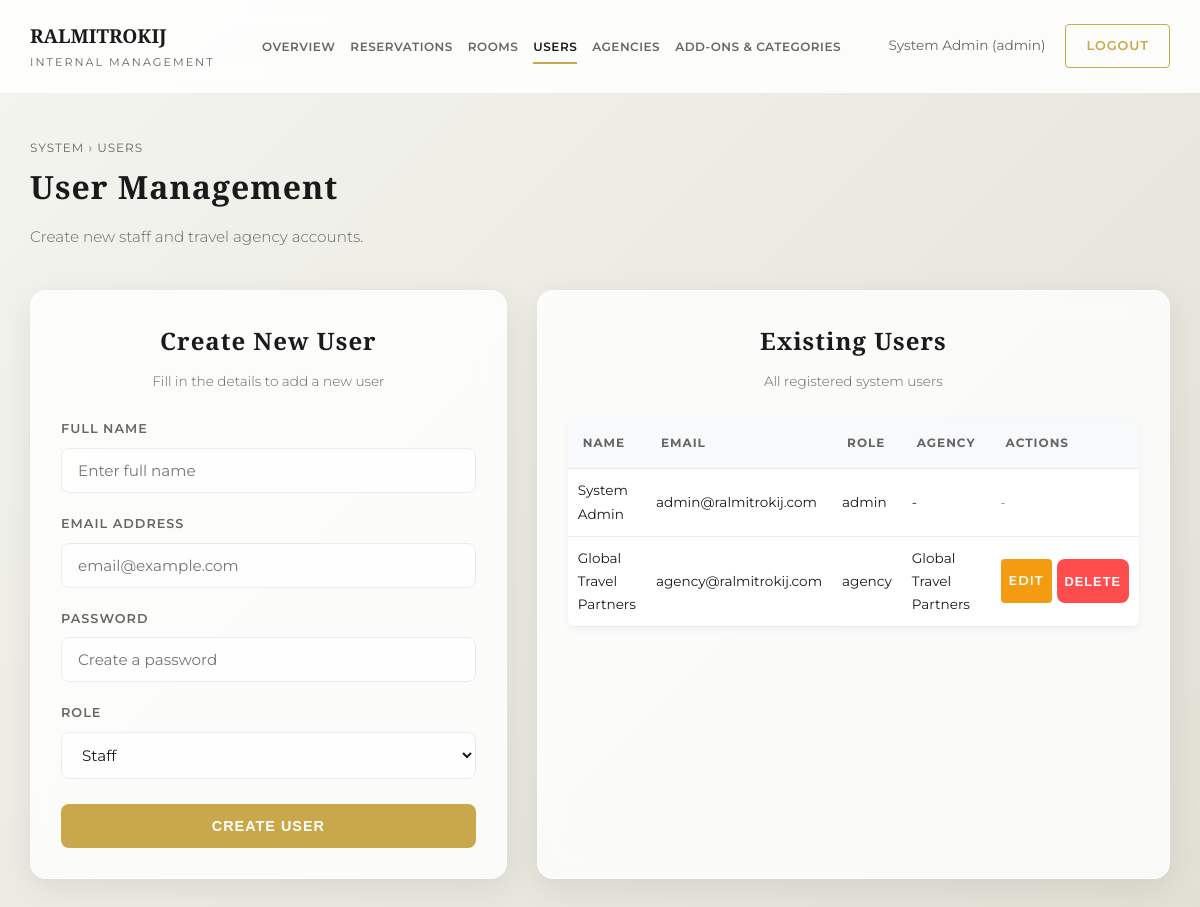
The app's page /admin/dashboard.php?tab=users (signed in) with its own data.
### tables this page shows
CREATE TABLE IF NOT EXISTS users (
    id INT AUTO_INCREMENT PRIMARY KEY,
    email VARCHAR(255) NOT NULL UNIQUE,
    password VARCHAR(255) NOT NULL,
    role ENUM('admin', 'staff', 'agency') NOT NULL,
    full_name VARCHAR(255) DEFAULT NULL,
    created_at TIMESTAMP DEFAULT CURRENT_TIMESTAMP
);

CREATE TABLE IF NOT EXISTS travel_agencies (
    id INT AUTO_INCREMENT PRIMARY KEY,
    user_id INT NOT NULL,
    agency_name VARCHAR(255) NOT NULL,
    commission_rate DECIMAL(5, 2) DEFAULT 10.00,  
    FOREIGN KEY (user_id) REFERENCES users(id) ON DELETE CASCADE
);

### admin/dashboard.php (the view, shortened to what this page needs)
<?php
require_once '../includes/db_connect.php';
$current_tab = isset($_GET['tab']) ? $_GET['tab'] : 'overview';
$today = date('Y-m-d');
$current_month = date('Y-m');
    $stmt = $pdo->query("SELECT COUNT(*) AS count FROM reservations");
    $total_reservations = $stmt->fetch()['count'];
    $stmt = $pdo->prepare("SELECT COALESCE(SUM(total_cost), 0) AS total FROM reservations WHERE DATE(created_at) = ?");
    $stmt->execute([$today]);
    $today_revenue = $stmt->fetch()['total'];
    $stmt = $pdo->prepare("SELECT COUNT(*) AS count FROM reservations WHERE DATE(created_at) = ?");
    $stmt->execute([$today]);
    $daily_reservations_count = $stmt->fetch()['count'];
    $stmt = $pdo->prepare("SELECT COUNT(*) AS count FROM reservations WHERE DATE_FORMAT(created_at, '%Y-%m') = ?");
    $stmt->execute([$current_month]);
    $monthly_reservations_count = $stmt->fetch()['count'];
    $room_reservation_counts = [];
    $stmt = $pdo->query("SELECT * FROM rooms ORDER BY id ASC");
    $rooms = $stmt->fetchAll();
?>
<!DOCTYPE html>
<html lang="en">
<head>
    <link rel="stylesheet" href="../assets/css/styles.css?v=<?php echo time(); ?>">
</head>
<body>
    <header class="dashboard-header">
        <div class="header-inner">
            <a href="dashboard.php" class="admin-logo">
                RALMITROKIJ <span>INTERNAL MANAGEMENT</span>
            </a>
            <nav>
                <ul class="nav-menu">
                    <li class="nav-item"><a href="dashboard.php?tab=overview" class="<?php echo $current_tab === 'overview' ? 'active' : ''; ?>">Overview</a></li>
                    <li class="nav-item"><a href="dashboard.php?tab=reservations" class="<?php echo $current_tab === 'reservations' ? 'active' : ''; ?>">Reservations</a></li>
                    <li class="nav-item"><a href="dashboard.php?tab=rooms" class="<?php echo $current_tab === 'rooms' ? 'active' : ''; ?>">Rooms</a></li>
                    <li class="nav-item"><a href="dashboard.php?tab=users" class="<?php echo $current_tab === 'users' ? 'active' : ''; ?>">Users</a></li>
                    <li class="nav-item"><a href="dashboard.php?tab=agencies" class="<?php echo $current_tab === 'agencies' ? 'active' : ''; ?>">Agencies</a></li>
                    <li class="nav-item"><a href="dashboard.php?tab=addons" class="<?php echo $current_tab === 'addons' ? 'active' : ''; ?>">Add-ons & Categories</a></li>
                </ul>
            </nav>
            <div class="header-actions">
                <div class="user-info">
                    <?php echo htmlspecialchars($_SESSION['full_name'] ?? 'Admin'); ?> (<?php echo htmlspecialchars($_SESSION['role'] ?? 'admin'); ?>)
                </div>
                <a href="logout.php" class="logout-btn">LOGOUT</a>
            </div>
        </div>
    </header>
    <main class="dashboard-container">
        <?php if ($current_tab === 'overview'): ?>
            <div class="page-header">
                <span class="breadcrumb">Internal &rsaquo; Dashboard</span>
                <h1 class="page-title">Operational Overview</h1>
                <p class="page-subtitle">Real-time metrics and system health monitoring.</p>
            </div>
            <div class="metrics-grid">
                <div class="metric-card">
                    <div class="metric-label">Daily Reservations</div>
                    <p class="metric-value"><?php echo number_format($daily_reservations_count); ?></p>
                </div>
                <div class="metric-card">
                    <div class="metric-label">Monthly Reservations</div>
                    <p class="metric-value"><?php echo number_format($monthly_reservations_count); ?></p>
                </div>
                <div class="metric-card">
                    <div class="metric-label">Today's Revenue</div>
                    <p class="metric-value">₱<?php echo number_format($today_revenue, 2); ?></p>
                </div>
                <div class="metric-card">
                    <div class="metric-label">Total Reservations</div>
                    <p class="metric-value"><?php echo number_format($total_reservations); ?></p>
                </div>
            </div>
            <div class="grid-2">
                <div class="glassmorphism-card">
                    <div class="section-title">
                        <h3>Reservations by Room Type</h3>
                        <p>Total bookings across all time for each room category</p>
                    </div>
                    <div class="data-table-container">
                        <table class="data-table">
                            <thead>
                                <tr>
                                    <th>Room Name</th>
                                    <th>Category</th>
                                    <th>Total Reservations</th>
                                </tr>
                            </thead>
                            <tbody>
                                <?php
                                    $most_reserved_room = 'None';
                                    $highest_count = -1;
                                    foreach ($rooms as $room):
                                        $count = isset($room_reservation_counts[$room['id']]) ? $room_reservation_counts[$room['id']] : 0;
                                        if ($count > $highest_count) {
                                            $highest_count = $count;
                                            $most_reserved_room = $room['name'];
                                        }
                                ?>
                                    <tr>
                                        <td><strong><?php echo htmlspecialchars($room['name']); ?></strong></td>
                                        <td><?php echo htmlspecialchars($room['category']); ?></td>
                                        <td><span style="font-weight: bold; color: var(--admin-accent);"><?php echo $count; ?></span></td>
                                    </tr>
                                <?php endforeach; ?>
                            </tbody>
                        </table>
                    </div>
                </div>
                <div class="glassmorphism-card" style="display: flex; flex-direction: column; justify-content: center; align-items: center; text-align: center; background: linear-gradient(135deg, var(--admin-primary) 0%, #333 100%); color: white; padding: 40px;">
                    <div class="section-title" style="margin-bottom: 20px;">
                        <span style="color: var(--admin-accent); font-size: 0.8rem; text-transform: uppercase; letter-spacing: 2px;">Most Popular Choice</span>
                        <h3 style="color: white; margin-top: 10px; font-size: 2rem;"><?php echo htmlspecialchars($most_reserved_room); ?></h3>
                        <p style="color: #ccc;">This room type has the highest number of overall reservations.</p>
                    </div>
                    <div style="font-size: 4rem; font-family: 'Playfair Display', serif; color: var(--admin-accent); line-height: 1;">
                        <?php echo $highest_count > 0 ? $highest_count : 0; ?>
                    </div>
                    <div style="font-size: 0.9rem; text-transform: uppercase; letter-spacing: 1px; margin-top: 10px; color: #aaa;">Total Bookings</div>
                </div>
            </div>
        <?php elseif ($current_tab === 'users'): ?>
            <div class="page-header">
                <span class="breadcrumb">System &rsaquo; Users</span>
                <h1 class="page-title">User Management</h1>
                <p class="page-subtitle">Create new staff and travel agency accounts.</p>
            </div>
            <div class="grid-2">
                <div class="glassmorphism-card">
                    <?php
                        $edit_user = null;
                    ?>
                    <div class="section-title">
                        <h3><?php echo $edit_user ? 'Edit User' : 'Create New User'; ?></h3>
                        <p><?php echo $edit_user ? 'Update user details and role' : 'Fill in the details to add a new user'; ?></p>
                    </div>
                    <form method="POST" action="dashboard.php?tab=users">
                        <div class="form-group">
                            <label for="full_name">Full Name</label>
                            <input type="text" id="full_name" name="full_name" required placeholder="Enter full name" value="<?php echo htmlspecialchars($edit_user['full_name'] ?? ''); ?>">
                        </div>
                        <?php if (!$edit_user): ?>
                            <div class="form-group">
                                <label for="email">Email Address</label>
                                <input type="email" id="email" name="email" required placeholder="email@example.com">
                            </div>
                        <?php endif; ?>
                        <div class="form-group">
                            <label for="password"><?php echo $edit_user ? 'New Password (leave blank to keep current)' : 'Password'; ?></label>
                            <input type="password" id="password" name="password" <?php echo $edit_user ? '' : 'required'; ?> placeholder="<?php echo $edit_user ? 'Enter new password' : 'Create a password'; ?>">
                        </div>
                        <div class="form-group" id="role-group">
                            <label for="role">Role</label>
                            <select id="role" name="role" required>
                                <option value="staff" <?php echo ($edit_user && $edit_user['role'] === 'staff') ? 'selected' : ''; ?>>Staff</option>
                            </select>
                        </div>
                        <?php if ($edit_user): ?>
                            <div class="btn-center" style="display: flex; gap: 10px;">
                                <button type="submit" name="edit_user" class="btn-primary" style="flex: 1;">Update User</button>
                                <a href="dashboard.php?tab=users" class="btn-secondary" style="flex: 1; text-align: center; line-height: 2.5;">Cancel</a>
                            </div>
                        <?php else: ?>
                            <div class="btn-center">
                                <button type="submit" name="create_user" class="btn-primary" style="width: 100%;">Create User</button>
                            </div>
                        <?php endif; ?>
                    </form>
                </div>
                <div class="glassmorphism-card">
                    <div class="section-title">
                        <h3>Existing Users</h3>
                        <p>All registered system users</p>
                    </div>
                    <?php
                        $stmt = $pdo->query("SELECT u.*, ta.agency_name FROM users u LEFT JOIN travel_agencies ta ON u.id = ta.user_id ORDER BY u.role, u.full_name");
                        $users = $stmt->fetchAll();
                    ?>
                    <div class="data-table-container">
                        <table class="data-table">
                            <thead>
                                <tr>
                                    <th>Name</th>
                                    <th>Email</th>
                                    <th>Role</th>
                                    <th>Agency</th>
                                    <th>Actions</th>
                                </tr>
                            </thead>
                            <tbody>
                                <?php foreach ($users as $user): ?>
                                    <tr>
                                        <td><?php echo htmlspecialchars($user['full_name']); ?></td>
                                        <td><?php echo htmlspecialchars($user['email']); ?></td>
                                        <td><?php echo htmlspecialchars($user['role']); ?></td>
                                        <td><?php echo htmlspecialchars($user['agency_name'] ?? '-'); ?></td>
                                        <td>
                                            <?php if ($user['role'] !== 'admin'): ?>
                                                <form method="POST" action="dashboard.php?tab=users" style="display: flex; gap: 5px; margin: 0;">
                                                    <a href="dashboard.php?tab=users&action=edit&id=<?php echo $user['id']; ?>" class="btn-primary" style="padding: 4px 8px; font-size: 0.8rem; background-color: #f39c12; border: none; text-decoration: none; border-radius: 4px; color: white;">Edit</a>
                                                    <button type="submit" name="delete_user" class="btn-secondary" style="padding: 4px 8px; font-size: 0.8rem; background-color: #ff4d4d; color: white; border: none;" onclick="return confirm('Are you sure you want to delete this user?');">Delete</button>
                                                </form>
                                            <?php else: ?>
                                                <span style="font-size: 0.8rem; color: #888;">-</span>
                                            <?php endif; ?>
                                        </td>
                                    </tr>
                                <?php endforeach; ?>
                            </tbody>
                        </table>
                    </div>
                </div>
            </div>
        <?php endif; ?>
    </main>
</body>
</html>

### assets/css/styles.css (style rules this page uses)
:root { --primary-color: #1a1a1a; --secondary-color: #666666; --accent-color: #d4af37; --accent-hover: #b8962e; --bg-light: #faf9f6; --white: #ffffff; --error-color: #d9534f; --success-color: #5cb85c; --border-color: #e0e0e0; --font-header: 'Playfair Display', serif; --font-body: 'Montserrat', sans-serif; --transition-fast: 150ms cubic-bezier(0.4, 0, 0.2, 1); --transition-base: 250ms cubic-bezier(0.4, 0, 0.2, 1); --transition-slow: 400ms cubic-bezier(0.4, 0, 0.2, 1); --touch-target: 44px; --focus-ring: 2px solid var(--accent-color); --focus-offset: 2px; }
* { box-sizing: border-box; margin: 0; padding: 0; }
body { font-family: var(--font-body); line-height: 1.7; color: var(--primary-color); background-color: var(--white); -webkit-font-smoothing: antialiased; }
h1, h2, h3, h4 { font-family: var(--font-header); margin-bottom: 1.5rem; font-weight: 700; letter-spacing: 1px; color: var(--primary-color); }
p { margin-bottom: 1.2rem; font-weight: 300; color: #444; }
a { text-decoration: none; color: inherit; transition: all var(--transition-base); }
ul { list-style: none; }
.btn-primary, .btn-secondary { display: inline-flex; align-items: center; justify-content: center; min-height: var(--touch-target); padding: 14px 32px; border: none; cursor: pointer; font-weight: 600; text-transform: uppercase; letter-spacing: 2px; font-size: 0.8rem; transition: all var(--transition-base); }
.btn-primary { background: var(--accent-color); color: var(--white); }
.btn-secondary { background: transparent; border: 1px solid var(--accent-color); color: var(--accent-color); }
.form-group { flex: 1 1 auto; min-width: 130px; }
.form-group label { display: block; font-size: 0.7rem; text-transform: uppercase; margin-bottom: 10px; font-weight: 700; letter-spacing: 1.5px; color: var(--secondary-color); }
.form-group input, .form-group select, .form-group textarea { width: 100%; min-height: var(--touch-target); padding: 12px 15px; border: 1px solid var(--border-color); font-family: var(--font-body); font-size: 16px; color: var(--primary-color); outline: none; transition: border-color var(--transition-base), box-shadow var(--transition-base); }
.section-title { text-align: center; margin-bottom: 60px; position: relative; }
.section-title { text-align: center; margin-bottom: 50px; }

### records on screen
users: full_name "System Admin", email "admin@ralmitrokij.com", role "admin", agency_name "-"
travel_agencies: user.full_name "Global Travel Partners", user.email "agency@ralmitrokij.com", user.role "agency", agency_name "Global Travel Partners"

### other values on screen
$_SESSION['full_name'] "System Admin"
$_SESSION['role'] "admin"
